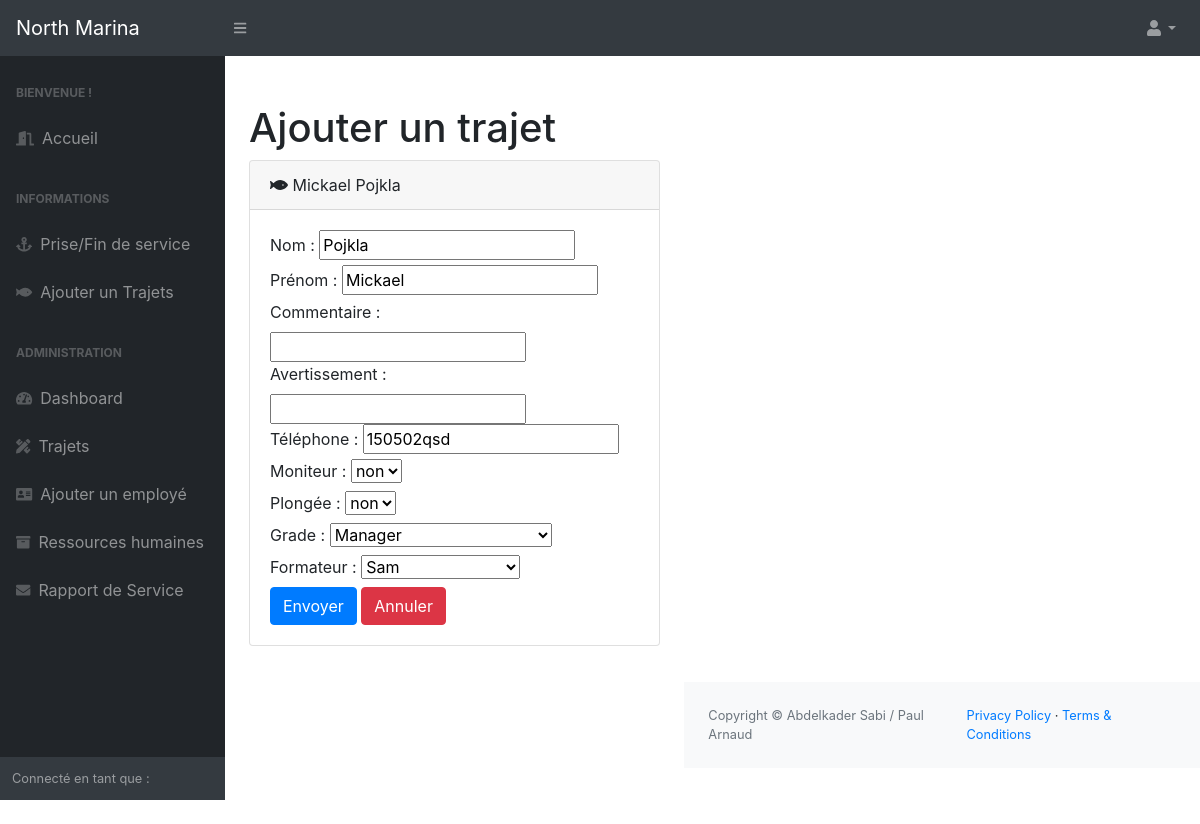
/employe.php?id=15&id_fonction=6&formateur=Sam, run on the app's committed database.
### tables this page shows
CREATE TABLE IF NOT EXISTS `employes` (
  `id` int(11) NOT NULL AUTO_INCREMENT,
  `nom` varchar(30) NOT NULL,
  `prenom` varchar(30) NOT NULL,
  `date_recrutement` date NOT NULL,
  `id_fonction` int(11) NOT NULL,
  `commentaire` varchar(255) DEFAULT NULL,
  `avertissements` varchar(30) DEFAULT NULL,
  `tel` varchar(10) NOT NULL,
  `moniteur` varchar(6) NOT NULL,
  `plongee` varchar(6) NOT NULL,
  `formateur` varchar(30) NOT NULL,
  `service` int(11) NOT NULL DEFAULT '0',
  PRIMARY KEY (`id`),
  KEY `id_fonction` (`id_fonction`)
);

### employe.php (the view, shortened to what this page needs)
<?php include 'contents/header.php';
    include 'contents/menu.php';
    $pdo = DB::getInstance()->getPDO();
?>
			<div id="layoutSidenav_content">
                <main>
                    <div class="container-fluid">
                        <h1 class="mt-4">Ajouter un trajet</h1>
                        <?php $sql2 = 'SELECT nom, prenom FROM employes where id="'.$_GET['id'].'"'; ?>
                        <div class="card mb-4">
                            <div class="card-header">
                                <i class="fas fa-fish"></i>
                                <?php
                                    foreach($pdo->query($sql2) as $value){
                                    echo $value['prenom']." ";
                                    echo $value['nom'];}
                                ?>
                            </div>
                            <div class="card-body">
							<form action="tables.php" method="post">
								<?php $sql = 'SELECT nom, prenom, commentaire, avertissements, tel FROM employes where id="'.$_GET['id'].'"';
								?>
								<?php foreach($pdo->query($sql) as $row){ ?>
									<label for="nom">Nom : </label>
								    <input type="text" name="nom" id="nom" value="<?php echo $row['nom'];?>">
									<label for="prenom">Prénom : </label>
								    <input type="text" name="prenom" id="prenom" value="<?php echo $row['prenom'];?>">
								    <label for="commentaire">Commentaire : </label>
								    <input type="text" name="commentaire" id="commentaire" value="<?php echo $row['commentaire'];?>">
								    <label for="avertissements">Avertissement : </label>
								    <input type="text" name="avertissements" id="avertissements" value="<?php echo $row['avertissements'];?>">
								    <label for="tel">Téléphone : </label>
								    <input type="tel" name="tel" id="tel" value="<?php echo $row['tel'];}?>">
								    <label for="moniteur">Moniteur : </label>
								    <select name="moniteur" id="moniteur">
								    	<option value="non">non</option>
								    </select>
		  							<label for="plongee">Plongée : </label>
								    <select name="plongee" id="plongee">
								    	<option value="non">non</option>
								    </select>
		  							<label for="fonction">Grade : </label>
		  							<select name="fonction" id="fonction">
		  								<?php
		  								$reponse = $pdo->query('SELECT fonction.id,libelle FROM fonction INNER JOIN employes ON fonction.id = employes.id_fonction where employes.id="'.$_GET['id'].'"');
		  								while ($donnees = $reponse->fetch()){
		  								?>
		  								<option value="<?php echo $donnees['id'];?>" selected>
		  									<?php echo $donnees['libelle'];}?>
		  								</option>
								    </select>
		  							<label for="formateur">Formateur : </label>
		  							<select name="formateur" id="formateur">
		  								<?php
		  								$answer = $pdo->query('SELECT DISTINCT formateur FROM employes where formateur = "'.$_GET['formateur'].'"');
		  								while ($donnees = $answer->fetch()){
		  								?>
		  								<option value="<?php echo $donnees['formateur'];?>" selected>
											<?php echo $donnees['formateur'];}?>
										</option>
								    </select>
								    <input type="submit" class="btn btn-primary" name="modifier" value="Envoyer">
								    <button class="btn btn-danger" href="tables.php">Annuler</button>
								</form>
							</div>
						</div>
                    </div>
                </main>
            </div>
<?php include 'contents/footer.php';?>

### data on the page
employes: prenom "Mickael", nom "Pojkla", tel "150502qsd"

### other printed values
form field fonction "Manager"
form field formateur "Sam"
